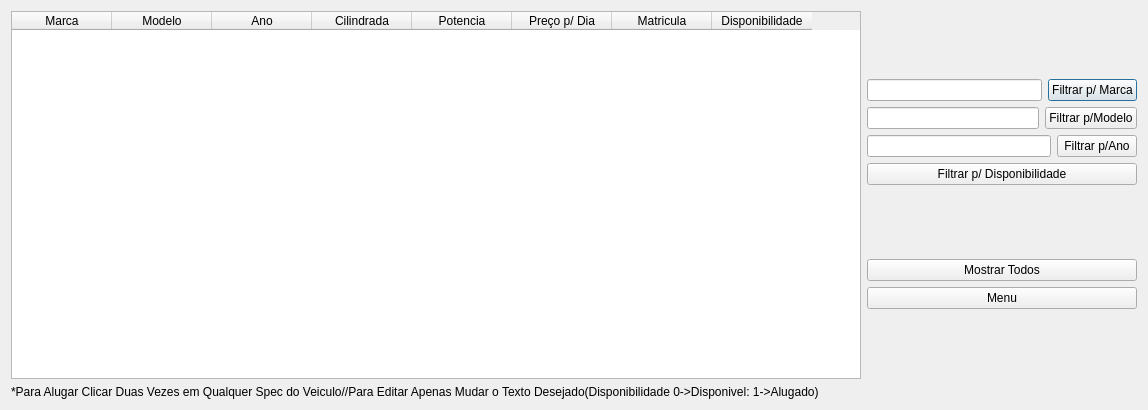
<?xml version="1.0" encoding="UTF-8"?>
<ui version="4.0">
 <class>ShowCarsWindow</class>
 <widget class="QDialog" name="ShowCarsWindow">
  <property name="geometry">
   <rect>
    <x>0</x>
    <y>0</y>
    <width>1148</width>
    <height>410</height>
   </rect>
  </property>
  <property name="windowTitle">
   <string>Dialog</string>
  </property>
  <layout class="QGridLayout" name="gridLayout">
   <item row="1" column="0">
    <widget class="QTableWidget" name="show_table">
     <property name="minimumSize">
      <size>
       <width>850</width>
       <height>300</height>
      </size>
     </property>
     <column>
      <property name="text">
       <string>Marca</string>
      </property>
     </column>
     <column>
      <property name="text">
       <string>Modelo</string>
      </property>
     </column>
     <column>
      <property name="text">
       <string>Ano</string>
      </property>
     </column>
     <column>
      <property name="text">
       <string>Cilindrada</string>
      </property>
     </column>
     <column>
      <property name="text">
       <string>Potencia</string>
      </property>
     </column>
     <column>
      <property name="text">
       <string>Preço p/ Dia</string>
      </property>
     </column>
     <column>
      <property name="text">
       <string>Matricula</string>
      </property>
     </column>
     <column>
      <property name="text">
       <string>Disponibilidade</string>
      </property>
     </column>
    </widget>
   </item>
   <item row="1" column="1">
    <layout class="QVBoxLayout" name="verticalLayout_3">
     <item>
      <layout class="QVBoxLayout" name="verticalLayout">
       <item>
        <layout class="QHBoxLayout" name="horizontalLayout_2">
         <item>
          <widget class="QLineEdit" name="input_marca">
           <property name="toolTip">
            <string>&lt;html&gt;&lt;head/&gt;&lt;body&gt;&lt;p&gt;&lt;span style=&quot; font-size:12pt; font-weight:600;&quot;&gt;Digite a Marca do Veiculo&lt;/span&gt;&lt;/p&gt;&lt;/body&gt;&lt;/html&gt;</string>
           </property>
           <property name="inputMethodHints">
            <set>Qt::ImhNone</set>
           </property>
           <property name="inputMask">
            <string/>
           </property>
           <property name="text">
            <string/>
           </property>
           <property name="frame">
            <bool>true</bool>
           </property>
           <property name="echoMode">
            <enum>QLineEdit::Normal</enum>
           </property>
           <property name="alignment">
            <set>Qt::AlignCenter</set>
           </property>
           <property name="readOnly">
            <bool>false</bool>
           </property>
           <property name="cursorMoveStyle">
            <enum>Qt::LogicalMoveStyle</enum>
           </property>
           <property name="clearButtonEnabled">
            <bool>false</bool>
           </property>
          </widget>
         </item>
         <item>
          <widget class="QPushButton" name="bot_marca">
           <property name="enabled">
            <bool>true</bool>
           </property>
           <property name="text">
            <string>Filtrar p/ Marca</string>
           </property>
           <property name="iconSize">
            <size>
             <width>0</width>
             <height>0</height>
            </size>
           </property>
           <property name="flat">
            <bool>false</bool>
           </property>
          </widget>
         </item>
        </layout>
       </item>
       <item>
        <layout class="QHBoxLayout" name="horizontalLayout_4">
         <item>
          <widget class="QLineEdit" name="input_modelo">
           <property name="toolTip">
            <string>&lt;html&gt;&lt;head/&gt;&lt;body&gt;&lt;p&gt;&lt;span style=&quot; font-size:12pt; font-weight:600;&quot;&gt;Digite o Modelo do Veiculo&lt;/span&gt;&lt;/p&gt;&lt;/body&gt;&lt;/html&gt;</string>
           </property>
          </widget>
         </item>
         <item>
          <widget class="QPushButton" name="bot_modelo">
           <property name="text">
            <string>Filtrar p/Modelo</string>
           </property>
          </widget>
         </item>
        </layout>
       </item>
       <item>
        <layout class="QHBoxLayout" name="horizontalLayout_3">
         <item>
          <widget class="QLineEdit" name="input_ano">
           <property name="toolTip">
            <string>&lt;html&gt;&lt;head/&gt;&lt;body&gt;&lt;p&gt;&lt;span style=&quot; font-size:12pt; font-weight:600;&quot;&gt;Digite o Ano do Veiculo&lt;/span&gt;&lt;/p&gt;&lt;/body&gt;&lt;/html&gt;</string>
           </property>
          </widget>
         </item>
         <item>
          <widget class="QPushButton" name="bot_ano">
           <property name="text">
            <string>Filtrar p/Ano</string>
           </property>
          </widget>
         </item>
        </layout>
       </item>
       <item>
        <layout class="QHBoxLayout" name="horizontalLayout">
         <item>
          <widget class="QPushButton" name="bot_avai">
           <property name="text">
            <string>Filtrar p/ Disponibilidade</string>
           </property>
          </widget>
         </item>
        </layout>
       </item>
      </layout>
     </item>
     <item>
      <layout class="QVBoxLayout" name="verticalLayout_2">
       <item>
        <widget class="QPushButton" name="bot_allcars">
         <property name="text">
          <string>Mostrar Todos</string>
         </property>
        </widget>
       </item>
       <item>
        <widget class="QPushButton" name="bot_menu">
         <property name="text">
          <string>Menu</string>
         </property>
        </widget>
       </item>
      </layout>
     </item>
    </layout>
   </item>
   <item row="2" column="0">
    <widget class="QLabel" name="label">
     <property name="text">
      <string>*Para Alugar Clicar Duas Vezes em Qualquer Spec do Veiculo//Para Editar Apenas Mudar o Texto Desejado(Disponibilidade 0-&gt;Disponivel: 1-&gt;Alugado)</string>
     </property>
    </widget>
   </item>
  </layout>
 </widget>
 <resources/>
 <connections/>
</ui>
